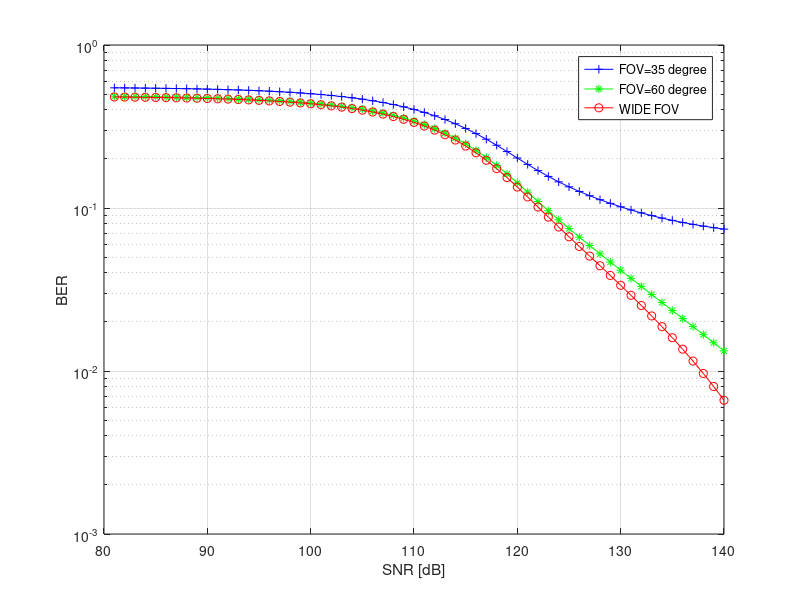

Here is the MATLAB script that generated this plot:
clc
clear all;
close all;
dim=60;                                                     %%%% width of x axis
snrlowerlimit=80;                                             %%%% x axis is ber vs snr
parts=1000;                                                 %%%% larger it is better the results
                                         
pen=zeros(dim,3);
snr=zeros(dim,1);                                         

fov1=pi*(35/180);
fov2=pi*(60/180);                                              %%% 1----FOV=35 degree
                                 %%% 2----FOV=60 degree
cdf1=0.6111;                                        %%% 3----wide FOV
cdf2= 0.27777;
delta=[0.1318 9.85e-12];
product1=cdf1*delta(1) ;  
product2=cdf2*delta(2) ;  


cdf=[cdf1 cdf2];
fov=[fov1 fov2 ];
product=[product1 product2 0];
const=[3.7569 2.1270 1.4259];
hc3=4e-12;
hc=[hc3 hc3];

%%%%%%%%%%%%%%%%%%%%%%%%%%%%%%%%%%%%%%%%%%%%%%%%%%%%%%%%%%%%%%%%%%%%%%%%%%%%%%%%%%%%%%%%%%%%%%%%%%%%%%%%%%%%

for aa=1:1:2    
for s=1:1:dim
    k=s+snrlowerlimit;
    
    ebno=10^(k/10);
    en=1/ebno;
    snr(s,1)=k;
    for x=(hc(aa)/parts)*(cos(fov(aa))^2):hc(aa)/parts:hc(aa)-hc(aa)/parts
        % zz=0.5*acos((2*x*(1/hc(aa)))-1);
      %  ff1=sqrt(2*pi*(pi/9));
        ff2=sqrt((4*x)*(hc(aa)-x));                  % for normal distribution with narrow fov
      %  ff3=exp(((zz-(pi/6))^2)/(2*(pi/9)));
        ff=(2/pi)/(ff2);
        ggn=erfc(sqrt(ebno*x*0.5))*0.5*ff;
        %ggn=erfc(sqrt(ebno*x))*0.5*ff;
        pen(s,aa)=pen(s,aa)+ ggn*(hc(aa)/parts);
    end
         x=0; 
        ffff=delta(aa);
        ggggn=erfc(sqrt(ebno*x*0.5))*0.5*ffff;
       pen(s,aa)=pen(s,aa)+ ggggn;    
end
end


%%%%%%%%%%%%%%%%%%%%%%%%%%%%%%%%%%%%%%%%%%%%%%%%%%%%%%%%%%%%%%%%%%%%%%%%%%%%%%%%%%%%%%%%%%%%%%%%%%%%%%%%%%%%%


aaa=3;
for s=1:1:dim
    k=s+snrlowerlimit;
    ebno=10^(k/10);
    snr(s,1)=k;
    for x=hc3/parts:hc3/parts:hc3-hc3/parts
        % zz=0.5*acos((2*x*(1/hc(aa)))-1);
      %  ff1=sqrt(2*pi*(pi/9));
        ff2=sqrt((4*x)*(hc3-x));                  % for normal distribution with narrow fov
      %  ff3=exp(((zz-(pi/6))^2)/(2*(pi/9)));
        ff=(2/pi)/(ff2);
        ggn=erfc(sqrt(ebno*x*0.5))*0.5*ff;
        %ggn=erfc(sqrt(ebno*x))*0.5*ff;
        pen(s,aaa)=pen(s,aaa)+ ggn*(hc3/parts);
    end    
end

%%%%%%%%%%%%%%%%%%%%%%%%%%%%%%%%%%%%%%%%%%%%%%%%%%%%%%%%%%%%%%%%%%%%%%%%%%%%%%%%%%%%%%%%%%%%%%%%%%%%%%%%%%%%%%%%%%%%%%5

semilogy(snr,pen(:,1),'-+b');
hold on
semilogy(snr,pen(:,2),'-*g');
hold on
semilogy(snr,pen(:,3),'-or');
grid;
% title('BER.VS.SNR (Orientation of Receiver is Uniformly distributed)');
ylabel('BER');
xlabel('SNR [dB]');
legend('FOV=35 degree','FOV=60 degree','WIDE FOV');


